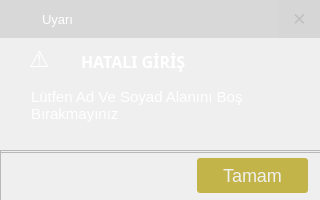
<?xml version="1.0" encoding="UTF-8"?>
<ui version="4.0">
 <class>warning</class>
 <widget class="QDialog" name="warning">
  <property name="geometry">
   <rect>
    <x>0</x>
    <y>0</y>
    <width>320</width>
    <height>200</height>
   </rect>
  </property>
  <property name="minimumSize">
   <size>
    <width>320</width>
    <height>200</height>
   </size>
  </property>
  <property name="maximumSize">
   <size>
    <width>320</width>
    <height>200</height>
   </size>
  </property>
  <property name="windowTitle">
   <string>Uyarı</string>
  </property>
  <property name="windowIcon">
   <iconset resource="../images.qrc">
    <normaloff>:/images/images/yu_icon.png</normaloff>:/images/images/yu_icon.png</iconset>
  </property>
  <property name="styleSheet">
   <string notr="true"/>
  </property>
  <widget class="QFrame" name="frame_2">
   <property name="geometry">
    <rect>
     <x>0</x>
     <y>0</y>
     <width>320</width>
     <height>38</height>
    </rect>
   </property>
   <property name="minimumSize">
    <size>
     <width>320</width>
     <height>0</height>
    </size>
   </property>
   <property name="maximumSize">
    <size>
     <width>320</width>
     <height>16777215</height>
    </size>
   </property>
   <property name="cursor">
    <cursorShape>ArrowCursor</cursorShape>
   </property>
   <property name="styleSheet">
    <string notr="true">QFrame{
background:rgba(0,0,0,0.1);
}
QFrame{
border-radius:none;
}

QFrame:hover{
background:rgba(0,0,0,0.2);
}</string>
   </property>
   <property name="frameShape">
    <enum>QFrame::StyledPanel</enum>
   </property>
   <property name="frameShadow">
    <enum>QFrame::Raised</enum>
   </property>
   <widget class="QLabel" name="label_3">
    <property name="geometry">
     <rect>
      <x>14</x>
      <y>3</y>
      <width>21</width>
      <height>31</height>
     </rect>
    </property>
    <property name="styleSheet">
     <string notr="true">background:transparent;</string>
    </property>
    <property name="text">
     <string>&lt;html&gt;&lt;head/&gt;&lt;body&gt;&lt;p&gt;&lt;img src=&quot;:/images/images/yu_ana_logo2.png&quot; width=&quot;21&quot; height=&quot;30&quot;/&gt;&lt;/p&gt;&lt;/body&gt;&lt;/html&gt;</string>
    </property>
   </widget>
   <widget class="QLabel" name="label_2">
    <property name="geometry">
     <rect>
      <x>42</x>
      <y>9</y>
      <width>61</width>
      <height>21</height>
     </rect>
    </property>
    <property name="font">
     <font>
      <pointsize>10</pointsize>
     </font>
    </property>
    <property name="styleSheet">
     <string notr="true">
color:white;
background:transparent;</string>
    </property>
    <property name="text">
     <string>Uyarı</string>
    </property>
   </widget>
   <widget class="QPushButton" name="btn_close">
    <property name="geometry">
     <rect>
      <x>279</x>
      <y>0</y>
      <width>41</width>
      <height>38</height>
     </rect>
    </property>
    <property name="font">
     <font>
      <pointsize>13</pointsize>
     </font>
    </property>
    <property name="cursor">
     <cursorShape>PointingHandCursor</cursorShape>
    </property>
    <property name="styleSheet">
     <string notr="true">QPushButton{
background:rgba(0, 0, 0,0.01);
color:silver;

border-radius:none;
}


QPushButton:hover{
background:red;
color:white
}</string>
    </property>
    <property name="text">
     <string>✕</string>
    </property>
   </widget>
  </widget>
  <widget class="QFrame" name="frame_3">
   <property name="geometry">
    <rect>
     <x>0</x>
     <y>150</y>
     <width>341</width>
     <height>51</height>
    </rect>
   </property>
   <property name="styleSheet">
    <string notr="true">background:white;
QPushButton{
background:rgb(83, 152, 255);
border-radius:10px;
color:#fff;
}

QPushButton:hover{
border:none;
background:rgb(68, 117, 222)
}</string>
   </property>
   <property name="frameShape">
    <enum>QFrame::StyledPanel</enum>
   </property>
   <property name="frameShadow">
    <enum>QFrame::Raised</enum>
   </property>
   <widget class="QPushButton" name="btn_tamam">
    <property name="geometry">
     <rect>
      <x>197</x>
      <y>8</y>
      <width>111</width>
      <height>35</height>
     </rect>
    </property>
    <property name="cursor">
     <cursorShape>PointingHandCursor</cursorShape>
    </property>
    <property name="styleSheet">
     <string notr="true">
QPushButton{
background:#c2b448;
border-radius:3px;
color:rgb(240, 240, 240);
font-size:18px;
}

QPushButton:hover{
background:#9f923a;
color:white;
font-size:19px;
 }</string>
    </property>
    <property name="text">
     <string>Tamam</string>
    </property>
   </widget>
  </widget>
  <widget class="QFrame" name="frame">
   <property name="geometry">
    <rect>
     <x>-5</x>
     <y>-8</y>
     <width>335</width>
     <height>161</height>
    </rect>
   </property>
   <property name="styleSheet">
    <string notr="true">QFrame{
background:url(:/images/images/warning_back2.png);
}
QFrame:hover{
background:#9c8d39;
}</string>
   </property>
   <property name="frameShape">
    <enum>QFrame::StyledPanel</enum>
   </property>
   <property name="frameShadow">
    <enum>QFrame::Raised</enum>
   </property>
   <widget class="QLabel" name="label_6">
    <property name="geometry">
     <rect>
      <x>86</x>
      <y>54</y>
      <width>131</width>
      <height>31</height>
     </rect>
    </property>
    <property name="font">
     <font>
      <family>Segoe UI Semilight</family>
      <pointsize>12</pointsize>
      <weight>75</weight>
      <bold>true</bold>
      <underline>false</underline>
     </font>
    </property>
    <property name="styleSheet">
     <string notr="true">
color:white;
background:transparent;</string>
    </property>
    <property name="text">
     <string>HATALI GİRİŞ</string>
    </property>
   </widget>
   <widget class="QLabel" name="label_7">
    <property name="geometry">
     <rect>
      <x>34</x>
      <y>41</y>
      <width>41</width>
      <height>51</height>
     </rect>
    </property>
    <property name="font">
     <font>
      <pointsize>17</pointsize>
      <weight>50</weight>
      <italic>false</italic>
      <bold>false</bold>
      <underline>false</underline>
      <strikeout>false</strikeout>
      <kerning>true</kerning>
     </font>
    </property>
    <property name="styleSheet">
     <string notr="true">
color:white;
background:transparent;</string>
    </property>
    <property name="text">
     <string>⚠</string>
    </property>
   </widget>
   <widget class="QPlainTextEdit" name="txt_error">
    <property name="enabled">
     <bool>false</bool>
    </property>
    <property name="geometry">
     <rect>
      <x>32</x>
      <y>92</y>
      <width>281</width>
      <height>61</height>
     </rect>
    </property>
    <property name="font">
     <font>
      <pointsize>11</pointsize>
     </font>
    </property>
    <property name="styleSheet">
     <string notr="true">QPlainTextEdit{
background:transparent;
border:none;
color:white;}

QPlainTextEdit:hover{
color:white;
}</string>
    </property>
    <property name="plainText">
     <string>Lütfen Ad Ve Soyad Alanını Boş Bırakmayınız</string>
    </property>
   </widget>
  </widget>
  <zorder>frame</zorder>
  <zorder>frame_2</zorder>
  <zorder>frame_3</zorder>
 </widget>
 <resources>
  <include location="../images.qrc"/>
 </resources>
 <connections/>
</ui>
